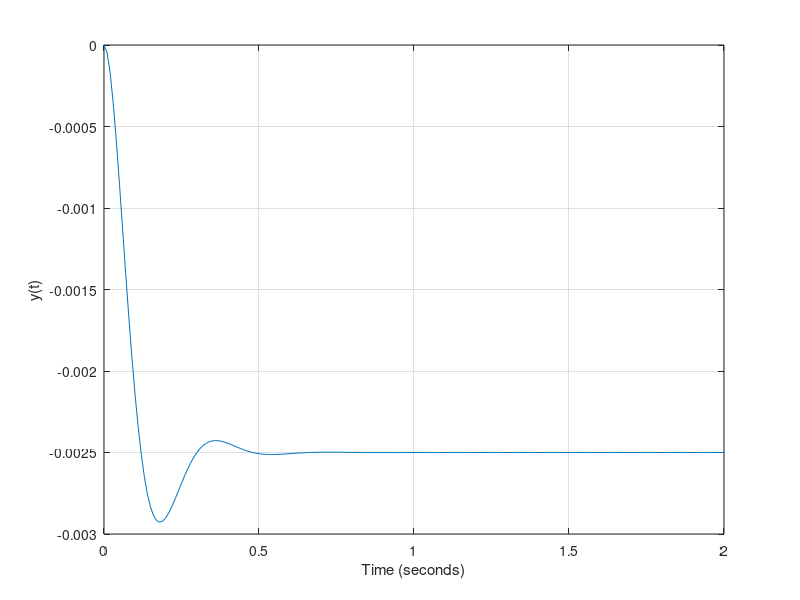

Write the MATLAB code that produced this figure.
% Chapter 4: Figure 4.35
%
% Compute the disturbance response for Ka=80.  
% Results shown in Figure 4.35 (b)
%
Ka=80; 
nf=[5000]; df=[1 1000]; sysf=tf(nf,df);
ng=[1]; dg=[1 20 0]; sysg=tf(ng,dg);
sys=feedback(sysg,Ka*sysf);
sys=-sys;
t=[0:0.01:2];
y=step(sys,t); plot(t,y)
ylabel('y(t)'), xlabel('Time (seconds)'), grid
